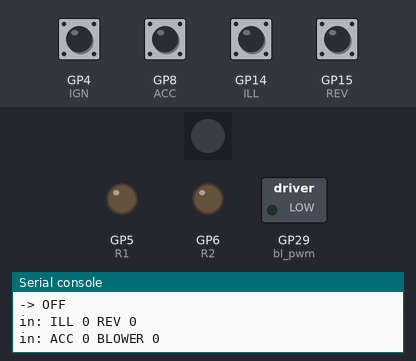
Simulated run of this program. Board: Raspberry Pi Pico running MicroPython. Shown: 1 RGB LEDs in strip order, left to right, switched loads named in the program (green lamp = pin HIGH), output pins drawn as LEDs (lit = HIGH), the last lines printed to the serial console. Inputs (shaded band) come from the test bench; at power-on: GP4 (IGN), GP8 (ACC), GP14 (ILL), GP15 (REV) HIGH. Dim RGB values are drawn brighter than linear.

Above: at 1.2 s.
1.3 s: GP4 (IGN) pulled LOW for 1 s
At 2.0 s:
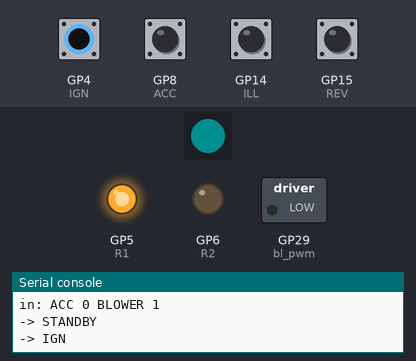
At 4.2 s:
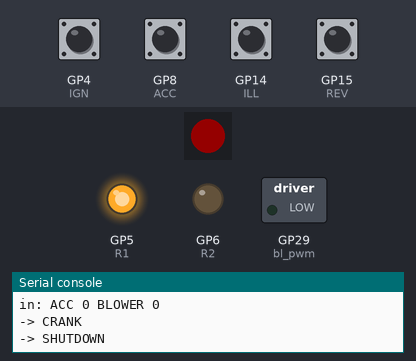
7.5 s: GP8 (ACC) pulled LOW for 1 s
At 8.8 s:
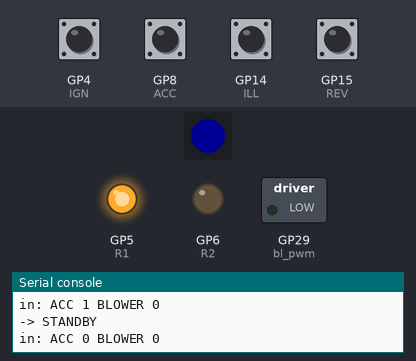
Timing chart, 0 to 10.7 s (numbered marks = the images above; inputs shaded):
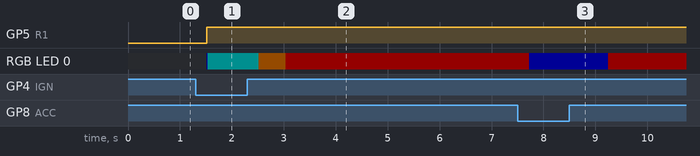

Measured:
- after the input at 1.3 s, GP5 (R1): LOW → HIGH after 0.22 s; RGB LED 0: off → RGB(0, 0, 20) after 0.22 s, → RGB(0, 15, 15) 0.02 s later, → RGB(20, 10, 0) 0.98 s later, → RGB(20, 0, 0) 0.52 s later
- after the input at 7.5 s, RGB LED 0: RGB(20, 0, 0) → RGB(0, 0, 20) after 0.23 s, → RGB(20, 0, 0) 1.5 s later

The program:

main.py
```python
# RP2040 power controller v0.9.1
#   v0.9.1: BYE_TIMEOUT 5 -> 2 min (Pi que no contesta el BYE en SHUTDOWN).
#           En PARK solo el BLOWER (2 s) o ENG 2 sacan a IGN/RUN; el ENG 1 que queda despues de
#           apagar la llave ya no salta PARK -> IGN (eso se comia el bye al abrir la puerta).
#   v0.9: backlight de la Santek por PWM en GP28 (20 kHz) -> 1 kOhm -> enable del driver (colector de Q3).
#         La Pi manda 'BL n' (0-100, nivel de pantalla) y 'BLN n' (nivel de noche para el respaldo).
#         Fade de 0 a 100 en BL_FADE_MS. Con R1 apagado el pin queda suelto (la Santek sin corriente).
#         Al prender R1 la pantalla queda negra mientras la Pi bootea (hasta el primer BL, max BL_BOOT_MAX);
#         sin BL fresco despues: respaldo por ILL (100 de dia, BLN de noche). En HALT siempre 0.
#         STATE se manda en cuanto cambia (antes solo cada 1 s).
#   v0.8: manda 'ILL 0/1' (luces / pin 9 del radio, GP14) y 'REV 0/1' (reversa, GP15) a la Pi:
#         en cuanto cambian (debounce 200 ms) y cada 1 s junto con el STATE. Solo informa: la logica de
#         estados y los relays NO cambian. Un rp2040-link viejo ignora estas lineas.
#   v0.7.1: al arrancar, si ACC o BLOWER estan vivos, R1 se queda en ON desde el primer instante
#           (un soft reset desde la Pi, para actualizar el firmware por Wi-Fi, no le corta la corriente a la Pi)
#           y el loop corre dentro de try/except: un error inesperado se imprime y el loop sigue (los relays nunca se congelan).
#   v0.7: datos de la Pi (opcionales, solo si llegaron en los ultimos 3 s):
#           ENG 0 = el carro no contesta el OBD | ENG 1 = contesta, RPM < 200 | ENG 2 = RPM > 400
#           DOOR 0/1 = puerta del chofer (por CAN)
#         RUN / IGN / crank por BLOWER (canal IGN) O por ENG. ENG 2 manda aunque el BLOWER falle.
#         Estado PARK (amarillo): desde EXT con la puerta del chofer abierta -> fade-out, amps fuera,
#         la Pi sigue prendida. Llave en ON -> IGN (o RUN si ENG 2). ACC + BLOWER fuera -> SHUTDOWN.
#         Sin datos de puerta (CAN caido): EXT pasa a PARK a los EXT_NOCAN_MAX.
#   v0.6: el canal IGN (GP4) lee el fusible BLOWER (vivo en ON, 0 V al crankear, 0 V con motor apagado).
#         Crank = BLOWER se apaga y regresa antes de CRANK_MAX.
#   v0.5.1: sin lightsleep, REV=GP15 / ILL=GP14 (placa final)
#   v0.4: link por UART1 de la Pi (GPIO0/1, pines 27/28) a 115200, mensajes con checksum XOR
from machine import Pin, UART, PWM
import neopixel, time

# ---- PIN MAP ----
PIN_UART_TX = 0    # -> 1k -> pin 28 de la Pi (GPIO1, RX)
PIN_UART_RX = 1    # <- 1k <- pin 27 de la Pi (GPIO0, TX)
PIN_ACC     = 8    # ELEC_AUTO_ACC (fuse tap)
PIN_IGN     = 4    # BLOWER (fuse tap) en el canal IGN
PIN_R1_PI   = 5
PIN_R2_REM  = 6
PIN_REV     = 15   # reversa (opto IN3)
PIN_ILL     = 14   # luces / ILL (opto IN4)
PIN_LED     = 16
PIN_BL      = 29   # backlight Santek (PWM -> 1k -> A1 / enable del driver)
BAUD = 115200

ACC = Pin(PIN_ACC, Pin.IN, Pin.PULL_UP)   # LOW = on (igual que las optos)
IGN = Pin(PIN_IGN, Pin.IN, Pin.PULL_UP)
REV = Pin(PIN_REV, Pin.IN, Pin.PULL_UP)
ILL = Pin(PIN_ILL, Pin.IN, Pin.PULL_UP)
_car_on = ACC.value() == 0 or IGN.value() == 0
R1 = Pin(PIN_R1_PI, Pin.OUT, value=1 if _car_on else 0)   # sin bajarlo si ya estaba en ON (soft reset)
R2 = Pin(PIN_R2_REM, Pin.OUT, value=0)
led = neopixel.NeoPixel(Pin(PIN_LED), 1)

# ---- tiempos (ms) ----
DEBOUNCE, OFF_CONFIRM, HALT_WAIT = 200, 500, 15000
BYE_TIMEOUT, AMP_DELAY, ALIVE_TIMEOUT = 120000, 1000, 6000   # BYE_TIMEOUT: Pi colgada en SHUTDOWN -> cortar R1 a los 2 min
AMP_HOLD = 5000               # ms max de amps en SHUTDOWN (fade de la Pi)
AMP_STATES = ("RUN", "EXT")   # PARK no: la musica ya paro
CRANK_MAX = 8000              # un BLOWER apagado mas corto que esto = crank
INFO_FRESH = 3000             # ENG / DOOR valen solo si llegaron hace menos de esto
EXT_BLW_CONFIRM = 2000        # en EXT: BLOWER vivo tanto tiempo sin ENG 2 = llave en ON otra vez (IGN)
EXT_NOCAN_MAX = 120000        # en EXT sin datos de puerta: pasar a PARK a los 2 min
BL_FREQ = 20000               # Hz (probado: parejo de 5 a 100 %, sin parpadeo ni pitido)
BL_FADE_MS = 1200             # ms de 0 a 100 %
BL_BOOT_MAX = 60000           # pantalla negra esperando a la Pi; si no llega nada, respaldo por ILL
BL_NIGHT_DEFAULT = 40

COLOR = {"OFF": (0,0,0), "STANDBY": (0,0,20), "IGN": (0,15,15),
         "CRANK": (20,10,0), "RUN": (0,20,0), "EXT": (12,12,12), "PARK": (16,16,0),
         "SHUTDOWN": (20,0,0), "HALT": (12,0,12)}


def cs(body):
    x = 0
    for c in body:
        x ^= c
    return ("%02X" % x).encode()


def check(line):
    """Devuelve el cuerpo si el checksum cuadra, si no None."""
    i = line.rfind(b"*")
    if i < 0 or len(line) - i != 3:
        return None
    body = line[:i]
    return body if cs(body) == line[i + 1:].upper() else None


class Inp:
    def __init__(s, pin):
        s.pin = pin; s.state = s.cand = (pin.value() == 0); s.t = time.ticks_ms()
    def update(s, now):
        r = s.pin.value() == 0
        if r != s.cand:
            s.cand = r; s.t = now
        elif r != s.state and time.ticks_diff(now, s.t) >= DEBOUNCE:
            s.state = r
        return s.state

acc_in, ign_in = Inp(ACC), Inp(IGN)
ill_in, rev_in = Inp(ILL), Inp(REV)
uart = None; buf = b""; bad = 0
state = "OFF"; t_state = time.ticks_ms()
alive_t = None; dsp_ok = False; bye_t = None
both_off_t = None; last_tx = 0; last_in = None
blw_off_t = None; blw_on_t = None; blw_seen = False
last_aux = None
bl_pwm = None; bl_cur = 0.0; bl_shown = -1; bl_last_t = time.ticks_ms()
bl_v = None; bl_t = None; bl_night = BL_NIGHT_DEFAULT; bl_boot = False; bl_boot_t = 0
state_dirty = False
eng_v = None; eng_t = None; door_v = None; door_t = None

def uart_on():
    global uart
    if uart is None:
        uart = UART(0, BAUD, tx=Pin(PIN_UART_TX), rx=Pin(PIN_UART_RX), rxbuf=512)

def uart_off():
    global uart, buf
    if uart is not None:
        uart.deinit(); uart = None
    Pin(PIN_UART_TX, Pin.OUT, value=0)   # TX en LOW con la Pi apagada
    buf = b""

def send(msg):
    if uart is not None:
        body = msg.encode()
        uart.write(body + b"*" + cs(body) + b"\n")

def go(new):
    global state, t_state, state_dirty
    state = new; t_state = time.ticks_ms(); state_dirty = True
    led[0] = COLOR[new]; led.write()
    print("->", new)

def bl_start(level, boot):
    """R1 prendido: PWM activo. boot=True: negra hasta que la Pi mande BL."""
    global bl_pwm, bl_cur, bl_shown, bl_boot, bl_boot_t
    if bl_pwm is None:
        bl_pwm = PWM(Pin(PIN_BL)); bl_pwm.freq(BL_FREQ)
    bl_cur = float(level); bl_shown = -1; bl_boot = boot; bl_boot_t = time.ticks_ms()

def bl_stop():
    """R1 apagado: pin suelto, nada de voltaje hacia una Santek sin corriente."""
    global bl_pwm, bl_cur, bl_shown, bl_v, bl_t
    if bl_pwm is not None:
        bl_pwm.deinit(); bl_pwm = None
    Pin(PIN_BL, Pin.IN, None)
    bl_cur = 0.0; bl_shown = -1; bl_v = bl_t = None

def bl_update(now, ill):
    global bl_cur, bl_shown, bl_last_t, bl_boot
    dt = time.ticks_diff(now, bl_last_t); bl_last_t = now
    if bl_pwm is None:
        return
    v = fresh(bl_v, bl_t, now)
    if v is not None:
        bl_boot = False
    if state == "HALT":
        tgt = 0
    elif v is not None:
        tgt = v
    elif bl_boot and time.ticks_diff(now, bl_boot_t) < BL_BOOT_MAX:
        tgt = 0                              # la Pi esta booteando: no se ve el arranque
    else:
        tgt = bl_night if ill else 100       # sin la Pi: respaldo por las luces
    step = 100.0 * dt / BL_FADE_MS
    if bl_cur < tgt:
        bl_cur = min(tgt, bl_cur + step)
    elif bl_cur > tgt:
        bl_cur = max(tgt, bl_cur - step)
    d = int(bl_cur * 655.35 + 0.5)
    if d != bl_shown:
        bl_pwm.duty_u16(d); bl_shown = d

def num(b):
    """0-100 desde bytes, o None si no es un numero."""
    try:
        return max(0, min(100, int(b.decode())))
    except (ValueError, UnicodeError):
        return None

def read_uart(now):
    global buf, alive_t, dsp_ok, bye_t, bad, eng_v, eng_t, door_v, door_t, bl_v, bl_t, bl_night
    if uart is None or not uart.any():
        return
    data = uart.read()
    if data:
        buf += data
    if len(buf) > 256:
        buf = b""
    while b"\n" in buf:
        raw, buf = buf.split(b"\n", 1)
        line = check(raw.strip())
        if line is None:
            if raw.strip():
                bad += 1
                print("checksum malo (", bad, "):", raw)
            continue
        if line.startswith(b"ALIVE"):
            alive_t = now; dsp_ok = line.endswith(b"1")
        elif line == b"BYE":
            bye_t = now
        elif line.startswith(b"ENG ") and line[4:] in (b"0", b"1", b"2"):
            eng_v = int(line[4:]); eng_t = now
        elif line.startswith(b"DOOR ") and line[5:] in (b"0", b"1"):
            door_v = int(line[5:]); door_t = now
        elif line.startswith(b"BL "):
            n = num(line[3:])
            if n is not None:
                bl_v = n; bl_t = now
        elif line.startswith(b"BLN "):
            n = num(line[4:])
            if n is not None:
                bl_night = n

def fresh(v, t, now):
    return v if (t is not None and time.ticks_diff(now, t) < INFO_FRESH) else None

def cut():
    global alive_t, dsp_ok, bye_t, both_off_t, eng_v, eng_t, door_v, door_t
    R2.value(0); R1.value(0); uart_off(); bl_stop()
    alive_t = None; dsp_ok = False; bye_t = None; both_off_t = None
    eng_v = eng_t = door_v = door_t = None
    go("OFF")

if _car_on:
    uart_on(); go("STANDBY")     # el proximo loop elige el estado correcto (IGN / RUN con ENG 2)
    bl_start(100, False)         # soft reset (update por Wi-Fi): la pantalla sigue prendida, la Pi manda el nivel
else:
    uart_off(); bl_stop(); go("OFF")
errors = 0

def tick():
    global state, t_state, last_in, blw_off_t, blw_on_t, blw_seen, both_off_t, last_tx, last_aux, state_dirty
    now = time.ticks_ms()
    acc = acc_in.update(now); blw = ign_in.update(now)
    ill = ill_in.update(now); rev = rev_in.update(now)
    aux_changed = (ill, rev) != last_aux
    if aux_changed:
        last_aux = (ill, rev)
        print("in: ILL", int(ill), "REV", int(rev))
    read_uart(now)
    eng = fresh(eng_v, eng_t, now)       # None = no sabemos (Pi apagada, vLinker fuera...)
    door = fresh(door_v, door_t, now)    # None = no sabemos (CAN caido)
    key_on = blw or eng in (1, 2)

    if (acc, blw) != last_in:
        last_in = (acc, blw)
        print("in: ACC", int(acc), "BLOWER", int(blw))

    # BLOWER: cuanto lleva apagado / prendido
    if blw:
        blw_off_t = None
        if blw_on_t is None:
            blw_on_t = now
    else:
        blw_on_t = None
        if blw_off_t is None:
            blw_off_t = now
    short_gap = blw_off_t is not None and time.ticks_diff(now, blw_off_t) < CRANK_MAX

    if acc or blw:
        both_off_t = None
    elif both_off_t is None:
        both_off_t = now
    off_long = both_off_t is not None and time.ticks_diff(now, both_off_t) >= OFF_CONFIRM
    pi_ok = alive_t is not None and time.ticks_diff(now, alive_t) < ALIVE_TIMEOUT

    if bye_t is not None and state != "HALT":
        R2.value(0); go("HALT")          # la Pi ya se esta apagando

    if state == "OFF":
        if acc or blw:
            R1.value(1); uart_on(); bl_start(0, True); go("STANDBY")
    elif state in ("STANDBY", "IGN", "CRANK", "RUN", "EXT", "PARK"):
        if off_long:
            go("SHUTDOWN")                   # R2 sigue hasta el BYE (o AMP_HOLD)
        else:
            if state == "STANDBY":
                if eng == 2:
                    want = "RUN"             # p. ej. el RP2040 se reinicio manejando
                elif key_on:
                    want = "IGN"; blw_seen = blw
                else:
                    want = "STANDBY"
            elif state == "IGN":
                if eng == 2:
                    want = "RUN"
                elif blw:
                    want = "IGN"; blw_seen = True
                elif blw_seen:
                    want = "CRANK"           # el BLOWER se cayo: crank o llave a OFF
                elif eng == 1:
                    want = "IGN"             # llave en ON sin BLOWER (fusible malo): esperar ENG 2
                else:
                    want = "STANDBY"
            elif state == "CRANK":
                if eng == 2 or blw:
                    want = "RUN"             # arranco
                elif short_gap:
                    want = "CRANK"
                else:
                    want = "STANDBY"         # el BLOWER nunca volvio: llave fuera
            elif state == "RUN":
                if blw or eng == 2:
                    want = "RUN"             # llave en ON (aunque el motor se apague) o motor andando
                elif eng in (0, 1):
                    want = "EXT"             # el OBD dice motor apagado: EXT enseguida
                else:
                    want = "RUN" if short_gap else "EXT"   # sin OBD: regla de los 8 s
            elif state == "EXT":
                if eng == 2:
                    want = "RUN"             # volvio a prender
                elif door == 1:
                    want = "PARK"            # abriste la puerta del chofer
                elif blw and time.ticks_diff(now, blw_on_t) >= EXT_BLW_CONFIRM:
                    want = "IGN"; blw_seen = True   # llave en ON otra vez, sin arrancar
                elif door is None and time.ticks_diff(now, t_state) >= EXT_NOCAN_MAX:
                    want = "PARK"            # sin CAN: respaldo de 2 min
                else:
                    want = "EXT"
            else:  # PARK
                if eng == 2:
                    want = "RUN"
                elif blw and time.ticks_diff(now, blw_on_t) >= EXT_BLW_CONFIRM:
                    # llave en ON otra vez = BLOWER vivo 2 s, como en EXT. ENG 1 no cuenta: el ECM
                    # sigue contestando el OBD unos segundos despues de apagar la llave.
                    want = "IGN"; blw_seen = True
                else:
                    want = "PARK"            # cerrar la puerta no lo saca
            if want != state:
                go(want)
            amps = (state in AMP_STATES and pi_ok and dsp_ok
                    and (state == "EXT" or time.ticks_diff(now, t_state) >= AMP_DELAY))
            R2.value(1 if amps else 0)
    elif state == "SHUTDOWN":
        if not pi_ok or time.ticks_diff(now, t_state) >= AMP_HOLD:
            R2.value(0)
        if acc or blw:
            go("STANDBY")                # el proximo loop elige el estado correcto
        elif time.ticks_diff(now, t_state) >= BYE_TIMEOUT:
            cut()
    elif state == "HALT":
        if time.ticks_diff(now, bye_t) >= HALT_WAIT:
            cut()

    bl_update(now, ill)

    if uart is not None and state != "HALT" and (aux_changed or state_dirty or time.ticks_diff(now, last_tx) >= 1000):
        last_tx = now; state_dirty = False
        send("SHUTDOWN" if state == "SHUTDOWN" else "STATE " + state)
        send("ILL %d" % ill)
        send("REV %d" % rev)


while True:
    try:
        tick()
    except Exception as e:           # nunca dejar los relays congelados por un error
        errors += 1
        print("ERROR en el loop (", errors, "):", repr(e))
        time.sleep_ms(100)
    time.sleep_ms(20)
```
